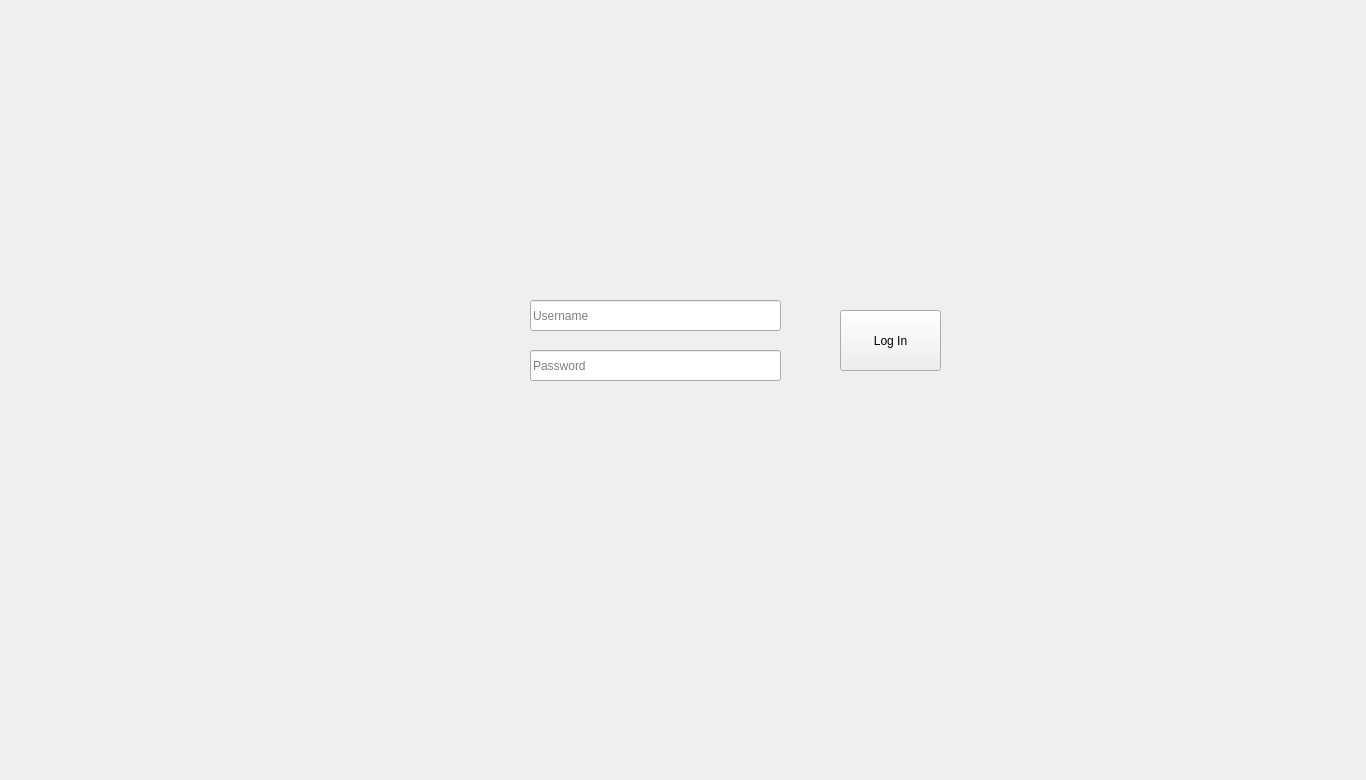
<?xml version="1.0" encoding="UTF-8"?>
<ui version="4.0">
 <class>MainWindow</class>
 <widget class="QMainWindow" name="MainWindow">
  <property name="geometry">
   <rect>
    <x>0</x>
    <y>0</y>
    <width>1366</width>
    <height>780</height>
   </rect>
  </property>
  <property name="windowTitle">
   <string>MainWindow</string>
  </property>
  <widget class="QWidget" name="MainScreen">
   <widget class="QLabel" name="label_2">
    <property name="geometry">
     <rect>
      <x>420</x>
      <y>300</y>
      <width>91</width>
      <height>81</height>
     </rect>
    </property>
    <property name="text">
     <string/>
    </property>
    <property name="pixmap">
     <pixmap>image/profile.jpg</pixmap>
    </property>
    <property name="scaledContents">
     <bool>true</bool>
    </property>
   </widget>
   <widget class="QLineEdit" name="lineEdit_3">
    <property name="geometry">
     <rect>
      <x>530</x>
      <y>350</y>
      <width>251</width>
      <height>31</height>
     </rect>
    </property>
    <property name="echoMode">
     <enum>QLineEdit::Password</enum>
    </property>
    <property name="placeholderText">
     <string>Password</string>
    </property>
   </widget>
   <widget class="QPushButton" name="login">
    <property name="geometry">
     <rect>
      <x>840</x>
      <y>310</y>
      <width>101</width>
      <height>61</height>
     </rect>
    </property>
    <property name="text">
     <string>Log In</string>
    </property>
   </widget>
   <widget class="QLineEdit" name="lineEdit_4">
    <property name="geometry">
     <rect>
      <x>530</x>
      <y>300</y>
      <width>251</width>
      <height>31</height>
     </rect>
    </property>
    <property name="placeholderText">
     <string>Username</string>
    </property>
   </widget>
  </widget>
 </widget>
 <resources/>
 <connections/>
</ui>
